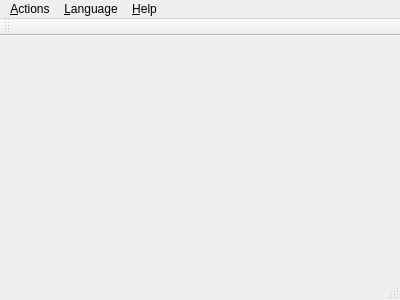
<?xml version="1.0" encoding="UTF-8"?>
<ui version="4.0">
 <class>CuteSeCo</class>
 <widget class="QMainWindow" name="CuteSeCo">
  <property name="geometry">
   <rect>
    <x>0</x>
    <y>0</y>
    <width>400</width>
    <height>300</height>
   </rect>
  </property>
  <property name="windowTitle">
   <string>CuteSeCo</string>
  </property>
  <widget class="QWidget" name="centralWidget"/>
  <widget class="QMenuBar" name="menuBar">
   <property name="geometry">
    <rect>
     <x>0</x>
     <y>0</y>
     <width>400</width>
     <height>19</height>
    </rect>
   </property>
   <widget class="QMenu" name="menu_Actions">
    <property name="title">
     <string>&amp;Actions</string>
    </property>
    <addaction name="action_Quit"/>
   </widget>
   <widget class="QMenu" name="menu_Help">
    <property name="title">
     <string>&amp;Help</string>
    </property>
    <addaction name="action_About"/>
   </widget>
   <widget class="QMenu" name="menu_Language">
    <property name="title">
     <string>&amp;Language</string>
    </property>
   </widget>
   <addaction name="menu_Actions"/>
   <addaction name="menu_Language"/>
   <addaction name="menu_Help"/>
  </widget>
  <widget class="QToolBar" name="mainToolBar">
   <attribute name="toolBarArea">
    <enum>TopToolBarArea</enum>
   </attribute>
   <attribute name="toolBarBreak">
    <bool>false</bool>
   </attribute>
  </widget>
  <widget class="QStatusBar" name="statusBar"/>
  <action name="action_Quit">
   <property name="icon">
    <iconset resource="resource.qrc">
     <normaloff>:/images/switch.svg</normaloff>:/images/switch.svg</iconset>
   </property>
   <property name="text">
    <string>&amp;Quit</string>
   </property>
  </action>
  <action name="action_About">
   <property name="icon">
    <iconset resource="resource.qrc">
     <normaloff>:/images/info.svg</normaloff>:/images/info.svg</iconset>
   </property>
   <property name="text">
    <string>&amp;About</string>
   </property>
  </action>
  <action name="action_Deutsch">
   <property name="text">
    <string>&amp;Deutsch</string>
   </property>
  </action>
  <action name="action_English">
   <property name="text">
    <string>&amp;English</string>
   </property>
  </action>
 </widget>
 <layoutdefault spacing="6" margin="11"/>
 <resources>
  <include location="resource.qrc"/>
 </resources>
 <connections/>
</ui>
